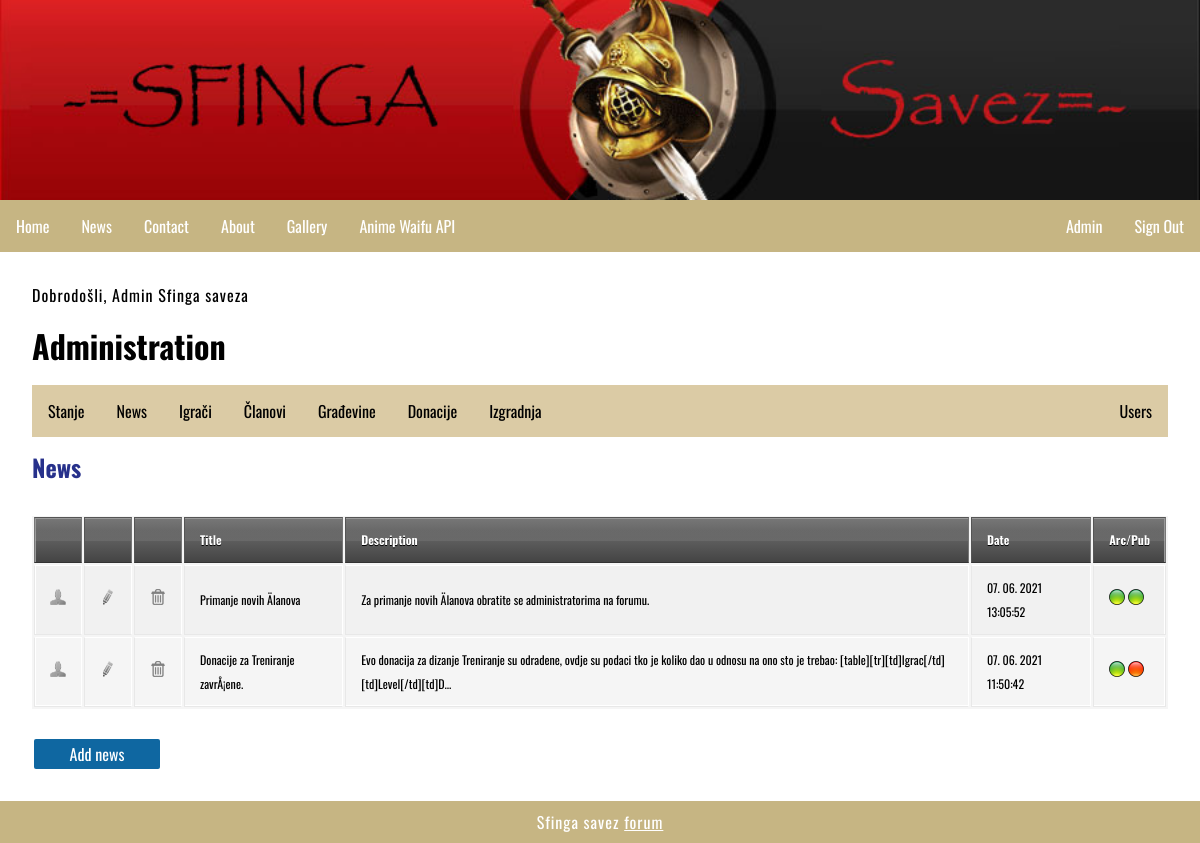
/index.php?menu=7&action=2 (signed in), run on the app's committed database.
### tables this page shows
CREATE TABLE `news` (
  `id` int(11) NOT NULL,
  `title` varchar(255) NOT NULL,
  `description` text NOT NULL,
  `date` timestamp NOT NULL DEFAULT CURRENT_TIMESTAMP ON UPDATE CURRENT_TIMESTAMP,
  `picture` varchar(255) NOT NULL,
  `archive` enum('Y','N') NOT NULL,
  `public` int(1) NOT NULL DEFAULT '0'
);

### functions.php (called while the page is built)
<?php
	function pickerDateToMysql($pickerDate){
		$date = DateTime::createFromFormat('Y-m-d H:i:s', $pickerDate);
		return $date->format('d. m. Y H:i:s');
	}
?>

### admin/news.php (the view, shortened to what this page needs)
<?php
	if (isset($_GET['id']) && $_GET['id'] != '') {
		$query  = "SELECT * FROM news";
		$query .= " WHERE id=".$_GET['id'];
		$query .= " ORDER BY date DESC";
		$result = @mysqli_query($MySQL, $query);
		$row = @mysqli_fetch_array($result);
		print '
		<h2>News overview</h2>
		<div class="news">
			<img src="news/' . $row['picture'] . '" alt="' . $row['title'] . '" title="' . $row['title'] . '">
			<h2>' . $row['title'] . '</h2>
			' . $row['description'] . '
			<time datetime="' . $row['date'] . '">' . pickerDateToMysql($row['date']) . '</time>
			<hr>
		</div>
		<p><a href="index.php?menu='.$menu.'&amp;action='.$action.'">Back</a></p>';
	}
	else {
		print '
		<h2>News</h2>
		<div id="news">
			<table>
				<thead>
					<tr>
						<th width="16"></th>
						<th width="16"></th>
						<th width="16"></th>
						<th>Title</th>
						<th>Description</th>
						<th>Date</th>
						<th width="16">Arc/Pub</th>
					</tr>
				</thead>
				<tbody>';
				$query  = "SELECT * FROM news";
				$query .= " ORDER BY date DESC";
				$result = @mysqli_query($MySQL, $query);
				while($row = @mysqli_fetch_array($result)) {
					print '
					<tr>
						<td><a href="index.php?menu='.$menu.'&amp;action='.$action.'&amp;id=' .$row['id']. '"><img src="img/user.png" alt="user"></a></td>
						<td><a href="index.php?menu='.$menu.'&amp;action='.$action.'&amp;edit=' .$row['id']. '"><img src="img/edit.png" alt="uredi"></a></td>
						<td><a href="index.php?menu='.$menu.'&amp;action='.$action.'&amp;delete=' .$row['id']. '"><img src="img/delete.png" alt="obriši"></a></td>
						<td>' . $row['title'] . '</td>
						<td>';
						if(strlen($row['description']) > 160) {
                            echo substr(strip_tags($row['description']), 0, 160).'...';
                        } else {
                            echo strip_tags($row['description']);
                        }
						print '
						</td>
						<td>' . pickerDateToMysql($row['date']) . '</td>
						<td class="status">';
							if ($row['archive'] == 'Y') { print '<img src="img/inactive.png" alt="Archived" title="Archived" />'; }
                            else if ($row['archive'] == 'N') { print '<img src="img/active.png" alt="" title="" />'; }
							if ($row['public'] == 0) { print '<img src="img/inactive.png" alt="Private" title="Private" />'; }
                            else if ($row['public'] == 1) { print '<img src="img/active.png" alt="Public" title="Public" />'; }
						print '
						</td>
					</tr>';
				}
			print '
				</tbody>
			</table>
			<a href="index.php?menu=' . $menu . '&amp;action=' . $action . '&amp;add=true" class="AddLink">Add news</a>
		</div>';
	}
?>

### style.css (style rules this page uses)
body, html { font-family: 'Oswald', sans-serif; margin: 0; font-size: 16px; }
h1,h2 { margin: 0.5em 0; font-size: 2em; }
h2 { font-size: 1.5em; color: #27318b; }
main a { color: #27318b; text-decoration: none; }
p { margin: 1em 0; line-height: 1.4em; letter-spacing: 1px; }
.status img { width: 16px; }
img { width: 100%; }
.AddLink { -moz-border-radius: 2px; border-radius: 2px; -webkit-border-radius: 2px; color: #FFFFFF !important; display: block; background-color: #0f67a1; margin: 8px 2px; padding: 3px; width: 120px; text-align: center; }
table { background: #f5f5f5; border-collapse: separate; box-shadow: inset 0 1px 0 #fff; font-size: 12px; line-height: 24px; margin: 30px auto; text-align: left; width: 100%; }
th { background: url(http://jackrugile.com/images/misc/noise-diagonal.png), linear-gradient(#777, #444); border-left: 1px solid #555; border-right: 1px solid #777; border-top: 1px solid #555; border-bottom: 1px solid #333; box-shadow: inset 0 1px 0 #999; color: #fff; font-weight: bold; padding: 10px 15px; position: relative; text-shadow: 0 1px 0 #000; }
th:after { background: linear-gradient(rgba(255,255,255,0), rgba(255,255,255,.08)); content: ''; display: block; height: 25%; left: 0; margin: 1px 0 0 0; position: absolute; top: 25%; width: 100%; }
th:first-child { border-left: 1px solid #777; box-shadow: inset 1px 1px 0 #999; }
th:last-child { box-shadow: inset -1px 1px 0 #999; }
td { border-right: 1px solid #fff; border-left: 1px solid #e8e8e8; border-top: 1px solid #fff; border-bottom: 1px solid #e8e8e8; padding: 10px 15px; position: relative; transition: all 300ms; }
td:first-child { box-shadow: inset 1px 0 0 #fff; }
td:last-child { border-right: 1px solid #e8e8e8; box-shadow: inset -1px 0 0 #fff; }
tr { background: url(http://jackrugile.com/images/misc/noise-diagonal.png); }
tr:nth-child(odd) td { background: #f1f1f1 url(http://jackrugile.com/images/misc/noise-diagonal.png); }
tr:last-of-type td { box-shadow: inset 0 -1px 0 #fff; }
tr:last-of-type td:first-child { box-shadow: inset 1px -1px 0 #fff; }
tr:last-of-type td:last-child { box-shadow: inset -1px -1px 0 #fff; }

### data on the page
news: title "Primanje novih Älanova", description "Za primanje novih Älanova obratite se administratorima na forumu.", date "07. 06. 2021 13:05:52", public 1 (drawn)
news: title "Donacije za Treniranje zavrÅ¡ene.", description "Evo donacija za dizanje Treniranje su odradene, ovdje su podaci tko je koliko dao u odnosu na ono sto je trebao: [table][tr][td]Igrac[/td][td]Level[/td][td]D", date "07. 06. 2021 11:50:42", public 0 (drawn)

### other printed values
$_SESSION['message'] "Dobrodošli, Admin Sfinga saveza"
